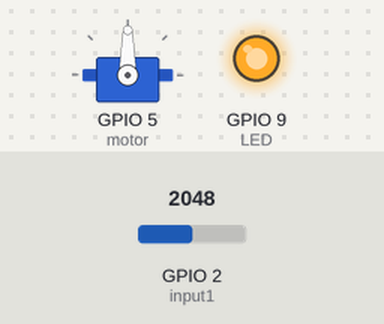
A sketch run on a simulated ESP32-S3. Parts: servo, output pins drawn as LEDs (lit = HIGH). The inputs (shaded band) are chosen by the test bench; at power-on: GPIO 2 (input1) = 2048.

Above: at 1.3 s.
1.4 s: GPIO 2 (input1) set to 652
2.9 s: GPIO 2 (input1) set to 536
At 3.15 s:
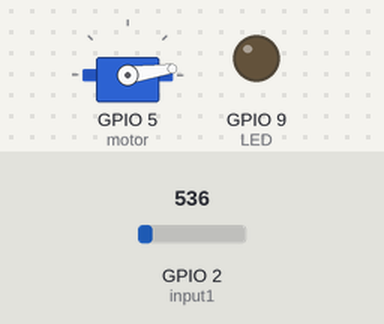
At 3.75 s:
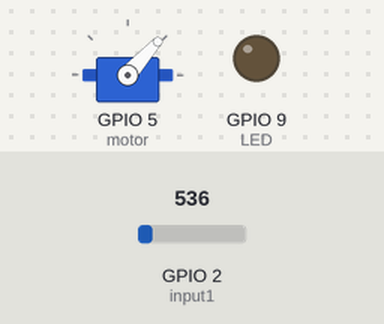
5.9 s: GPIO 2 (input1) set to 640
At 10.3 s:
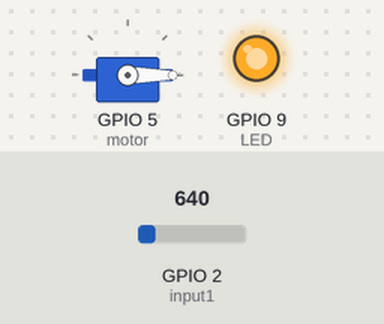
Timing chart, 0 to 11.8 s (numbered marks = the images above; inputs shaded):
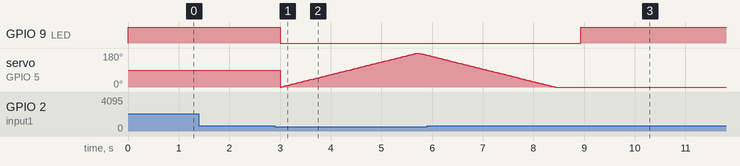

The sketch:

photoControl.ino
```cpp
#include <ESP32Servo.h> // include the ESP32 servo library. Input Servo.h only for an Arduino
Servo myservo; // create a new Servo object
#define input1 A1
#define motor 5
#define LED 9
// define the analog input port, the servo signal port, and the LED port

int pos = 0;

void setup() {
  pinMode(motor, OUTPUT); // declare servo signal port as the output
  pinMode(LED, OUTPUT); // declare LED as the output
  pinMode(input1, INPUT); // declare analog input port as the input

  ESP32PWM::allocateTimer(0); // set up a pwm timer; not always necessary
	myservo.setPeriodHertz(50);    // standard 50 hz servo
	myservo.attach(motor, 1000, 2000); // attach the servo object to the signal port
}

void photoControl(){
    if(analogRead(input1)<600){ // when it is dark
      digitalWrite(LED, LOW); // turn off the LED
      for (pos = 0; pos <= 180; pos += 1) {
		    myservo.write(pos);    // tell servo to go to position in variable 'pos'
		    delay(15);             // waits 15ms for the servo to reach the position
	    }
      for (pos = 180; pos >= 0; pos -= 1) { // goes from 180 degrees to 0 degrees
        myservo.write(pos);              // tell servo to go to position in variable 'pos'
        delay(15);                       // waits 15 ms for the servo to reach the position
      }
    }else{ // when it is bright
      digitalWrite(LED, HIGH); // turn on the LED
    }
    delay(500); // always delay to prevent overly frequent detection than necessary
}

void loop() {
    photoControl();
}
```

Measured:
- the behaviour switches between 600 and 599 on GPIO 2 (input1) (found by bisection; images 0 and 1)
- after the input at 1.4 s, every drawn part: stays the same
- after the input at 2.9 s, GPIO 9 (LED): HIGH → LOW after 0.10 s
- after the input at 5.9 s, GPIO 9 (LED): LOW → HIGH after 3.0 s; servo on GPIO 5 (motor): goes on until 8.4 s, then stays 0°
